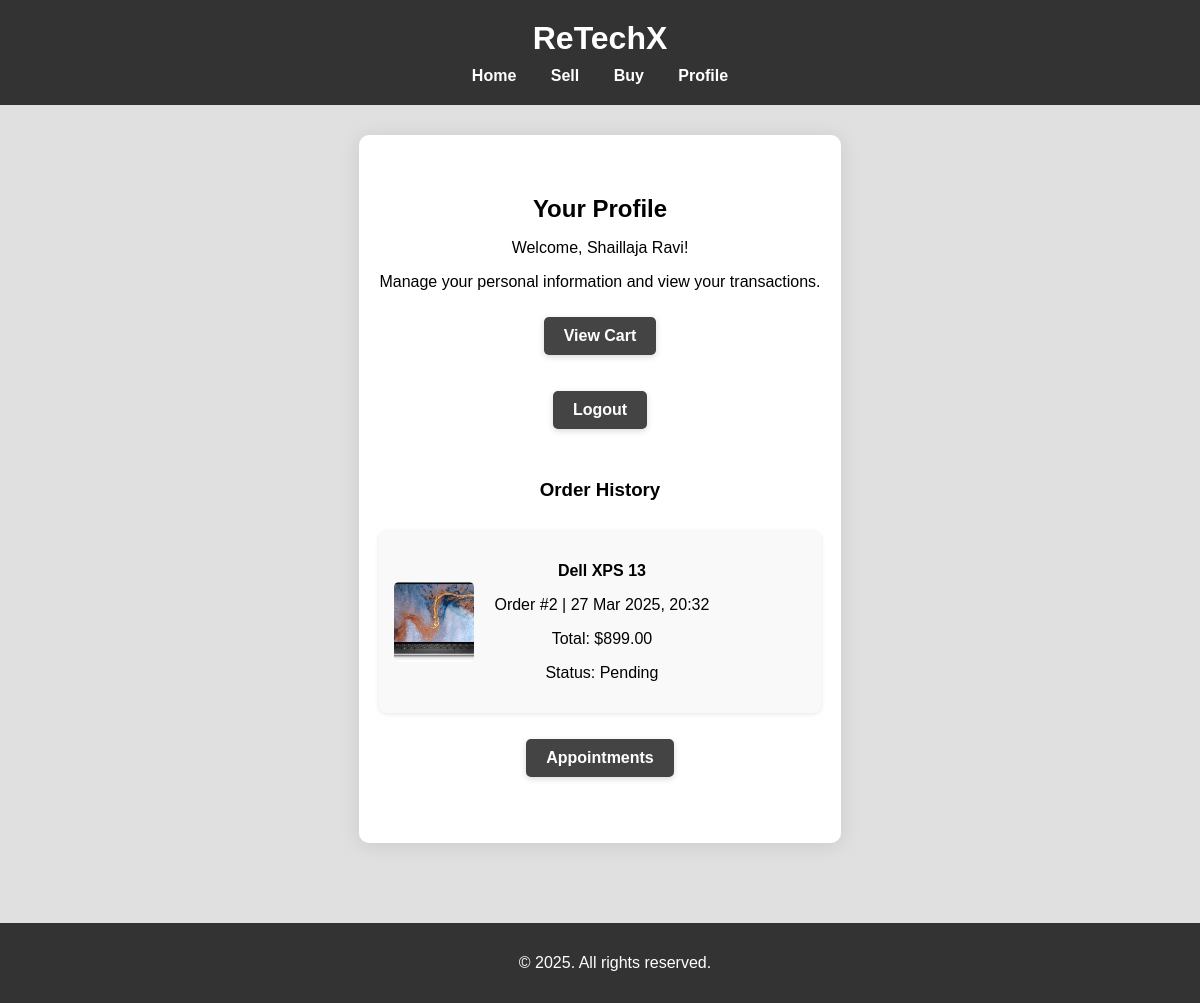
/Pages/profile.php (signed in), run on the app's committed database.
### tables this page shows
CREATE TABLE `orders` (
  `order_id` int(11) NOT NULL,
  `buyer_id` int(11) NOT NULL,
  `product_id` int(11) NOT NULL,
  `seller_id` int(11) NOT NULL,
  `order_date` datetime DEFAULT current_timestamp(),
  `total_price` decimal(10,2) DEFAULT NULL,
  `payment_status` varchar(50) DEFAULT NULL,
  `delivery_status` varchar(50) DEFAULT NULL
);

CREATE TABLE `products` (
  `product_id` int(11) NOT NULL,
  `user_id` int(11) NOT NULL,
  `category_id` int(11) NOT NULL,
  `title` varchar(100) NOT NULL,
  `brand` varchar(100) DEFAULT NULL,
  `model` varchar(100) DEFAULT NULL,
  `specifications` text DEFAULT NULL,
  `condition` varchar(50) DEFAULT NULL,
  `price` decimal(10,2) DEFAULT NULL,
  `status` varchar(50) DEFAULT NULL,
  `created_at` datetime DEFAULT current_timestamp(),
  `image` varchar(255) DEFAULT NULL
);

### Pages/profile.php (the view, shortened to what this page needs)
<?php
include 'header.php';
include 'database_connection.php';
$userId = $_SESSION['user_id'];
$sql = "
    SELECT
        o.order_id, o.order_date, o.total_price, o.payment_status,
        p.title, p.image
    FROM orders o
    JOIN products p ON o.product_id = p.product_id
    WHERE o.buyer_id = :userId
    ORDER BY o.order_date DESC
";
try {
    $stmt = $pdo->prepare($sql);
    $stmt->execute([':userId' => $userId]);
    $orders = $stmt->fetchAll(PDO::FETCH_ASSOC);
} catch (PDOException $e) {
    $errorMessage = "Error fetching order history. Please try again later.";
}
?>
<main>
    <h2>Your Profile</h2>
    <p>Welcome, <?= htmlspecialchars($_SESSION['username']) ?>!</p>
    <p>Manage your personal information and view your transactions.</p>
    <p><a href="cart.php" class="btn">View Cart</a></p>
    <p><a href="logout.php" class="btn btn-logout">Logout</a></p>
    <h3 style="margin-top: 40px;">Order History</h3>
    <?php if (isset($errorMessage)): ?>
        <p style="color: red; text-align:center;"><?= $errorMessage ?></p>
    <?php elseif (!empty($orders)): ?>
        <div class="order-history">
            <?php foreach ($orders as $order): ?>
                <div class="order-card">
                    <img src="../imgs/<?= htmlspecialchars($order['image']) ?>" alt="Product" class="order-thumb">
                    <div>
                        <p><strong><?= htmlspecialchars($order['title']) ?></strong></p>
                        <p>Order #<?= $order['order_id'] ?> | <?= date("d M Y, H:i", strtotime($order['order_date'])) ?></p>
                        <p>Total: $<?= number_format($order['total_price'], 2) ?></p>
                        <p>Status: <?= htmlspecialchars($order['payment_status']) ?></p>
                    </div>
                </div>
            <?php endforeach; ?>
        </div>
    <?php else: ?>
        <p>No orders found.</p>
    <?php endif; ?>
    <p><a href="appointment_history.php" class="btn">Appointments</a></p>
</main>
<?php include 'footer.php'; ?>

### Pages/main.css (style rules this page uses)
html, body { height: 100%; margin: 0; padding: 0; font-family: Arial, sans-serif; background-color: #e0e0e0; display: flex; flex-direction: column; }
main { padding: 40px 20px; text-align: center; background-color: #ffffff; margin: 30px auto; max-width: 1000px; border-radius: 10px; box-shadow: 0 2px 20px rgba(0, 0, 0, 0.1); }
.btn { background-color: #444; color: white !important; padding: 10px 20px; text-decoration: none !important; border-radius: 5px; margin: 10px 0; display: inline-block; font-weight: bold; border: none; cursor: pointer; font-size: 16px; box-shadow: 0 2px 6px rgba(0, 0, 0, 0.15); transition: background-color 0.3s ease, transform 0.2s ease; }
.order-history { margin-top: 30px; }
.order-card { display: flex; align-items: center; background: #f9f9f9; padding: 15px; margin-bottom: 15px; border-radius: 8px; box-shadow: 0 1px 5px rgba(0, 0, 0, 0.1); }
.order-thumb { width: 80px; height: 80px; object-fit: cover; border-radius: 5px; margin-right: 20px; }
h2 { font-size: 24px; margin-bottom: 10px; }

### data on the page
orders: product.image (picture), product.title "Dell XPS 13", order_id "2", order_date "27 Mar 2025, 20:32", total_price "899.00", payment_status "Pending"

### other printed values
$_SESSION['username'] "Shaillaja Ravi"
